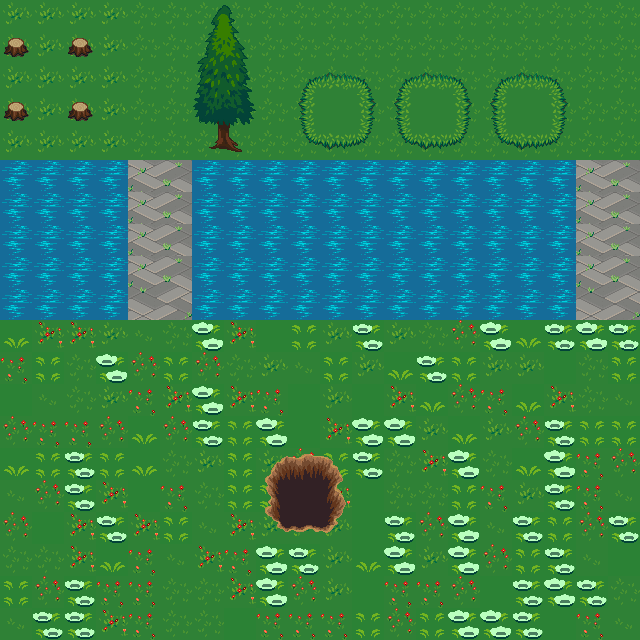

Tiled map render using the project's own tile images. Description and the whole map definition, tile-layer contents included, below:
An orthogonal 20x20 tile map with 32x32 px tiles, 2 tile layers (bot, top), 2 tilesets and 1 object.

<map version="1.5" tiledversion="1.5.0" orientation="orthogonal" renderorder="right-down" width="20" height="20" tilewidth="32" tileheight="32" infinite="0" nextlayerid="4" nextobjectid="2">
 <tileset firstgid="1" name="terrain_atlas" tilewidth="32" tileheight="32" tilecount="1024" columns="32">
  <image source="terrain_atlas.png" width="1024" height="1024" />
  <tile id="158">
   <properties>
    <property name="collides" type="bool" value="true" />
   </properties>
  </tile>
  <tile id="159">
   <properties>
    <property name="collides" type="bool" value="true" />
   </properties>
  </tile>
  <tile id="1018">
   <properties>
    <property name="msg" value="looks delicious" />
   </properties>
  </tile>
 </tileset>
 <tileset firstgid="1025" name="items" tilewidth="32" tileheight="32" tilecount="256" columns="16">
  <image source="items.png" width="512" height="512" />
 </tileset>
 <layer id="1" name="bot" width="20" height="20">
  <data encoding="csv">
182,182,182,182,183,183,183,183,183,183,183,183,183,183,183,183,183,183,183,183,
182,182,182,182,183,183,183,183,183,183,183,183,183,183,183,183,183,183,183,183,
182,182,182,182,183,183,183,183,183,183,183,183,183,183,183,183,183,183,183,183,
182,182,182,182,183,183,183,183,183,183,183,183,183,183,183,183,183,183,183,183,
182,182,182,182,183,183,183,183,183,183,183,183,183,183,183,183,183,183,183,183,
566,566,566,566,566,566,566,566,566,566,566,566,566,566,566,566,566,566,566,566,
566,566,566,566,566,566,566,566,566,566,566,566,566,566,566,566,566,566,566,566,
566,566,566,566,566,566,566,566,566,566,566,566,566,566,566,566,566,566,566,566,
566,566,566,566,566,566,566,566,566,566,566,566,566,566,566,566,566,566,566,566,
566,566,566,566,566,566,566,566,566,566,566,566,566,566,566,566,566,566,566,566,
802,374,374,182,184,183,804,374,801,803,182,805,182,183,375,804,802,805,804,805,
376,803,183,804,375,803,375,183,182,184,803,182,802,805,803,182,182,801,183,803,
801,184,183,182,376,374,804,374,376,801,182,801,374,802,375,376,802,374,183,184,
375,376,376,375,802,375,805,803,804,801,374,804,804,182,802,182,375,805,803,803,
802,803,805,803,802,183,182,803,182,375,803,805,183,374,804,183,802,804,376,375,
184,375,805,374,801,376,183,803,803,182,374,801,183,183,803,376,182,805,376,184,
375,801,374,805,374,803,184,374,182,182,182,801,805,375,804,184,805,803,375,805,
183,183,374,802,376,184,374,376,804,805,182,802,804,182,804,375,803,805,184,801,
803,375,805,376,376,183,183,374,804,375,182,801,376,376,375,801,805,804,805,183,
184,805,805,374,376,183,183,801,376,376,376,803,375,803,804,804,805,801,376,184
</data>
 </layer>
 <layer id="2" name="top" width="20" height="20">
  <data encoding="csv">
0,0,0,0,0,0,31,32,0,0,0,0,0,0,0,0,0,0,0,0,
600,0,600,0,0,0,63,64,0,0,0,0,0,0,0,0,0,0,0,0,
0,0,0,0,0,0,95,96,0,86,87,88,86,87,88,86,87,88,0,0,
600,0,600,0,0,0,127,128,0,118,119,120,118,119,120,118,119,120,0,0,
0,0,0,0,0,0,159,160,0,150,151,152,150,151,152,150,151,152,0,0,
0,0,0,0,515,516,0,0,0,0,0,0,0,0,0,0,0,0,515,516,
0,0,0,0,515,516,0,0,0,0,0,0,0,0,0,0,0,0,515,516,
0,0,0,0,515,516,0,0,0,0,0,0,0,0,0,0,0,0,515,516,
0,0,0,0,515,516,0,0,0,0,0,0,0,0,0,0,0,0,515,516,
0,0,0,0,547,548,0,0,0,0,0,0,0,0,0,0,0,0,547,548,
0,0,0,0,0,0,0,0,0,0,0,0,0,0,0,0,0,0,0,0,
0,0,0,0,0,0,0,0,0,0,0,0,0,0,0,0,0,0,0,0,
0,0,0,0,0,0,0,0,0,0,0,0,0,0,0,0,0,0,0,0,
0,0,0,0,0,0,0,0,0,0,0,0,0,0,0,0,0,0,0,0,
0,0,0,0,0,0,0,0,89,90,91,0,0,0,0,0,0,0,0,0,
0,0,0,0,0,0,0,0,121,122,123,0,0,0,0,0,0,0,0,0,
0,0,0,0,0,0,0,0,153,154,155,0,0,0,0,0,0,0,0,0,
0,0,0,0,0,0,0,0,0,0,0,0,0,0,0,0,0,0,0,0,
0,0,0,0,0,0,0,0,0,0,0,0,0,0,0,0,0,0,0,0,
0,0,0,0,0,0,0,0,0,0,0,0,0,0,0,0,0,0,0,0
</data>
 </layer>
 <objectgroup id="3" name="items">
  <object id="1" gid="1019" x="256" y="160" width="32" height="32">
   <properties>
    <property name="restore " value="5" />
   </properties>
  </object>
 </objectgroup>
</map>
